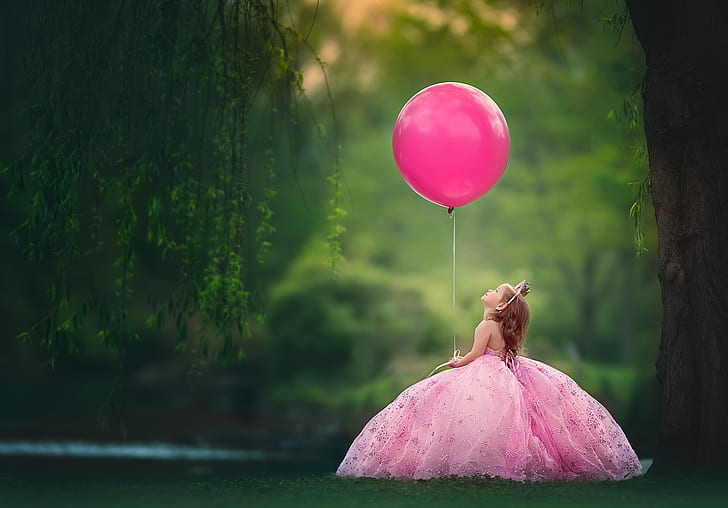
#> input picture girl.jpg, 728 x 508 px
$ python 'draw shape.py'
#> lines starting #> are read from the running program, lines starting #| are printed output that depends on the picture
import cv2
image=cv2.imread('girl.jpg',1)
#> image is the input picture: shape (508, 728, 3); mean B, G, R 54.6, 72.9, 66.4
cv2.line(image,(0,0),(400,400),(255,0,0),5)
cv2.rectangle(image,(0,0),(400,400),(0,255,0),4)
cv2.circle(image,(200,200),100,(0,0,255),-1)
font=cv2.FONT_HERSHEY_COMPLEX
cv2.putText(image,'hello',(100,100),font,4,(10,56,167))
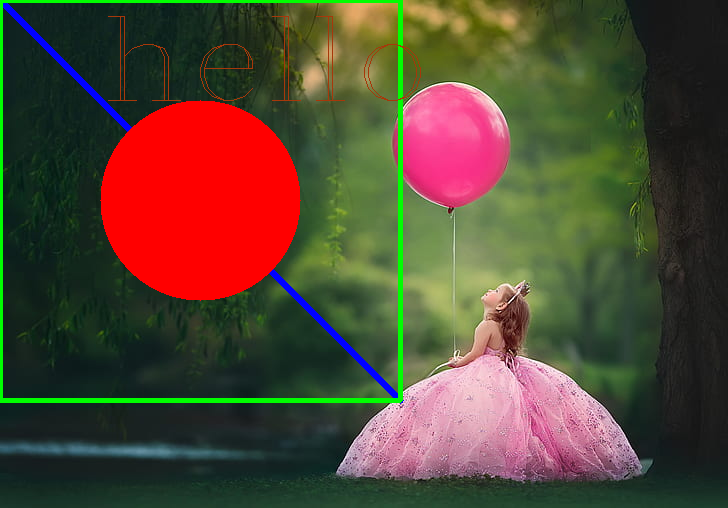
#> image: shape (508, 728, 3); mean B, G, R 52.2, 71.2, 84.9
cv2.imshow('image',image)
cv2.waitKey(0)
cv2.destroyWindow()
